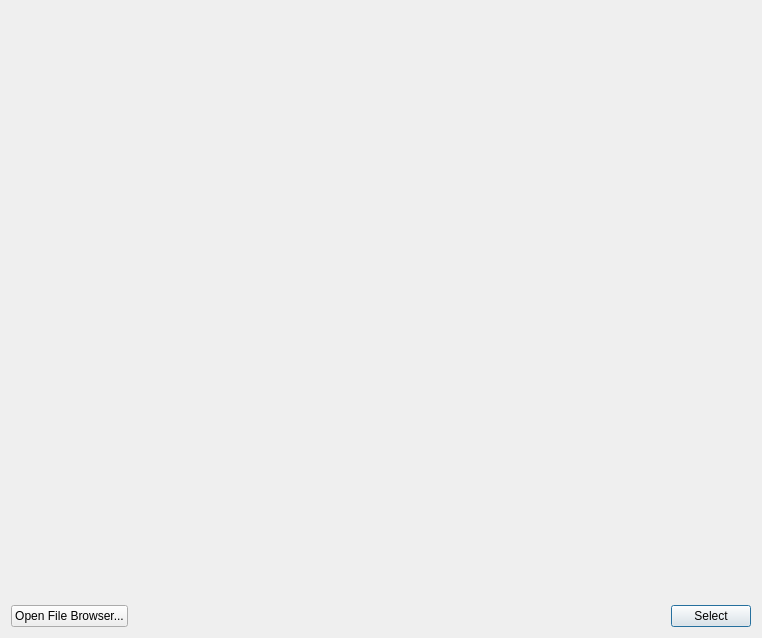
<?xml version="1.0" encoding="UTF-8"?>
<ui version="4.0">
 <class>AssetBrowserDlg</class>
 <widget class="QDialog" name="AssetBrowserDlg">
  <property name="geometry">
   <rect>
    <x>0</x>
    <y>0</y>
    <width>762</width>
    <height>638</height>
   </rect>
  </property>
  <property name="windowTitle">
   <string>Asset Browser</string>
  </property>
  <layout class="QVBoxLayout" name="verticalLayout">
   <item>
    <widget class="ezQtAssetBrowserWidget" name="AssetBrowserWidget" native="true"/>
   </item>
   <item>
    <layout class="QHBoxLayout" name="horizontalLayout">
     <item>
      <widget class="QPushButton" name="ButtonFileDialog">
       <property name="text">
        <string>Open File Browser...</string>
       </property>
      </widget>
     </item>
     <item>
      <spacer name="horizontalSpacer">
       <property name="orientation">
        <enum>Qt::Horizontal</enum>
       </property>
       <property name="sizeHint" stdset="0">
        <size>
         <width>40</width>
         <height>20</height>
        </size>
       </property>
      </spacer>
     </item>
     <item>
      <widget class="QPushButton" name="ButtonSelect">
       <property name="text">
        <string>Select</string>
       </property>
       <property name="default">
        <bool>true</bool>
       </property>
      </widget>
     </item>
    </layout>
   </item>
  </layout>
 </widget>
 <customwidgets>
  <customwidget>
   <class>ezQtAssetBrowserWidget</class>
   <extends>QWidget</extends>
   <header>EditorFramework/Assets/AssetBrowserWidget.moc.h</header>
   <container>1</container>
  </customwidget>
 </customwidgets>
 <resources/>
 <connections/>
</ui> 
